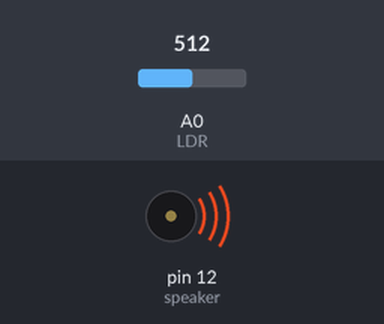
Simulated run of this sketch. Board: Arduino Uno, built with avr-gcc and run on an emulated ATmega328P. Shown: buzzer (waves = sounding). The test bench sets the inputs (shaded band); at power-on: A0 (LDR) = 512. What the sketch prints to the serial monitor is not drawn.

Above: at 0.1 s.
Timing chart, 0 to 1.6 s (numbered marks = the images above):
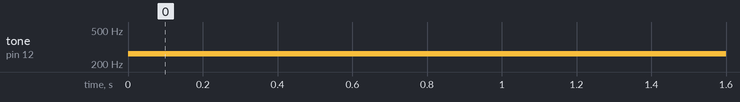

Measured:
- by itself, tone on pin 12 (speaker): silent → 265 Hz at 0.00 s

The sketch:

ldr_noise.ino
```cpp
// IO-2-Noise Workshop
// @Bilge

int speaker = 12;
int LDR = A0;
int lightVal;
int lightValMapped;

void setup() {
  pinMode(speaker, OUTPUT);
  Serial.begin(9600);
}
void loop() {
  lightVal = analogRead(LDR);
  lightValMapped = map(lightVal, 0, 1024, 30, 500);
  Serial.println(lightValMapped);
  tone(speaker, lightValMapped);
  delay(lightVal);

  // put your main code here, to run repeatedly:

}
```
